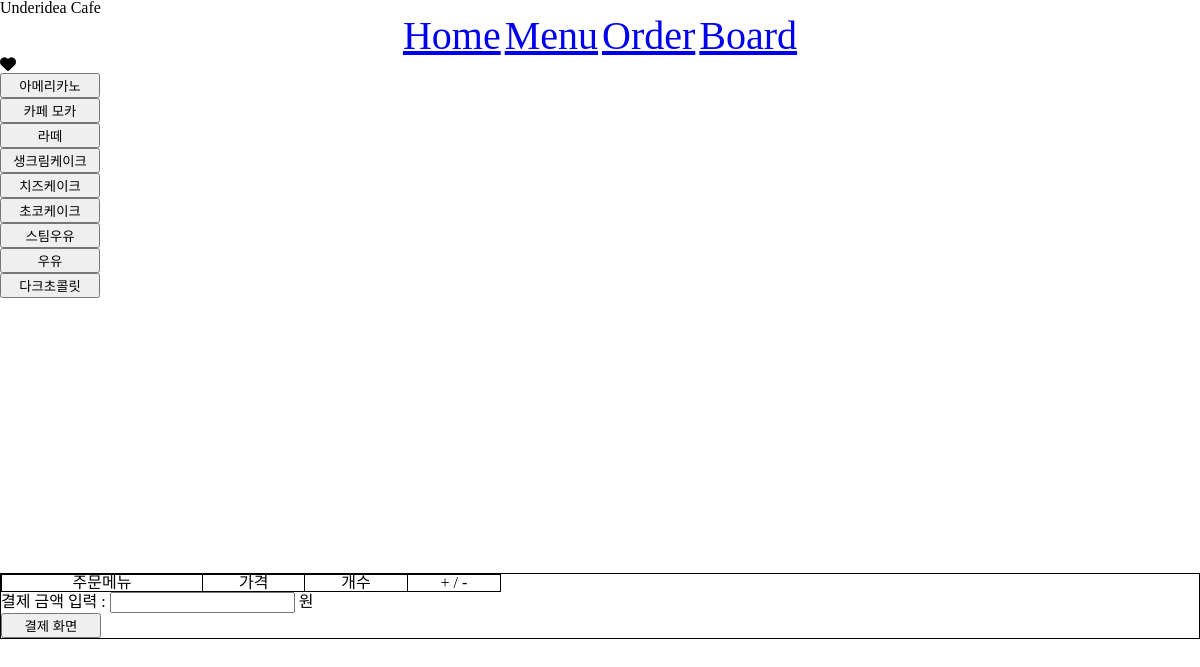
Page /menu/order on the committed database.
### menu/models.py (models this page shows)
class Menu(models.Model):
    menu_type = models.ForeignKey("MenuType", on_delete=models.CASCADE)
    name = models.CharField(max_length=20)
    price = models.IntegerField()
    image = models.ImageField(upload_to='images/menu')
    status_delete = models.BooleanField(default=False)
    def __str__(self):
        return self.name

### menu/views.py (the view, shortened to what this page needs)
# urls.py: path('order', index_order, name="order_index"),
def index_order(request):
    obj_menu = Menu.objects.all()
    print(obj_menu)
    context = {"obj_menu": obj_menu}
    return render(request, 'menu/index_order.html', context)

### menu/models.py (called while the page is built)
    def __str__(self):
        return self.name

### menu/templates/menu/index_order.html (shortened to what this page needs)
{% extends 'base.html' %}
{% block content %}
<ul style="width:800px; height:500px; overflow:scroll">
    {% for menu in obj_menu %}
        <li> <button onclick="click_button('{{menu.menu_type}}', '{{menu.name}}', '{{menu.price}}')">{{menu.name}}</button> </li>
    {% endfor %}
</ul>
<div style="border:1px solid;">
    <table id="table" style="width:500px; height:10px;">
        <thead>
            <tr>
                <th>
                    <h1>주문메뉴</h1>
                </th>
                <th>
                    <h1>가격</h1>
                </th>
                <th>
                    <h1>개수</h1>
                </th>
                <th>
                    <h1>+ / -</h1>
                </th>
            </tr>
        </thead>
    </table>
    <form method="post" id="form">
        <div id="container_payment">
            <span>결제 금액 입력 : </span>
            <input type="text" name="payment" id="input_payment"/>
            <span> 원</span>
        </div>
        <button id="order_list_button" onclick="click_move_payment()" type="button">결제 화면</button>
    </form>
</div>
{% endblock %}

### static/css/index.css (style rules this page uses)
button { width:100px; }
table, tr, td, th { border:1px solid black; }

### rows in the picture
Menu: name "아메리카노"
Menu: name "카페 모카"
Menu: name "라떼"
Menu: name "생크림케이크"
Menu: name "치즈케이크"
Menu: name "초코케이크"
Menu: name "스팀우유"
Menu: name "우유"
Menu: name "다크초콜릿"
